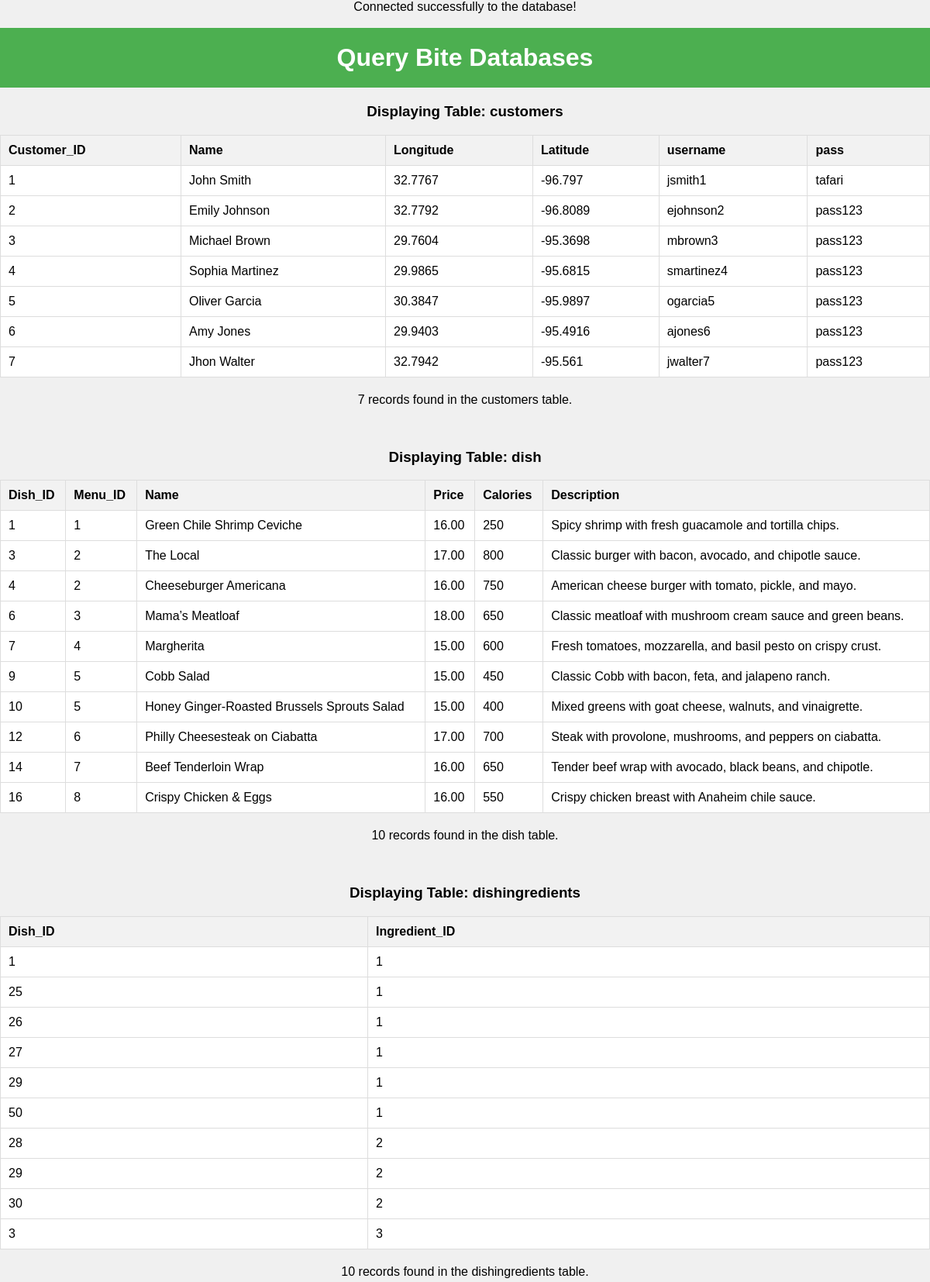
The page / (upper part) on the database its author committed.
### tables this page shows
CREATE TABLE `customers` (
  `Customer_ID` int(11) NOT NULL,
  `Name` varchar(20) NOT NULL,
  `Longitude` float NOT NULL,
  `Latitude` float NOT NULL,
  `username` varchar(25) DEFAULT NULL,
  `pass` varchar(25) DEFAULT NULL
);

CREATE TABLE `dish` (
  `Dish_ID` int(11) NOT NULL,
  `Menu_ID` int(11) DEFAULT NULL,
  `Name` varchar(50) NOT NULL,
  `Price` decimal(5,2) NOT NULL,
  `Calories` float DEFAULT NULL,
  `Description` varchar(100) DEFAULT NULL
);

CREATE TABLE `dishingredients` (
  `Dish_ID` int(11) NOT NULL,
  `Ingredient_ID` int(11) NOT NULL
);

### index.php (the view, shortened to what this page needs)
<?php
include 'dp_connection.php';
function displayTable($conn, $tableName) {
    $sql = "SELECT * FROM $tableName LIMIT 10";
    $stmt = $conn->prepare($sql);
    $stmt->execute();
    $columns = array();
    $columnCount = $stmt->columnCount();
    for ($i = 0; $i < $columnCount; $i++) {
        $column = $stmt->getColumnMeta($i);
        $columns[] = $column['name'];
    }
    echo "<h3>Displaying Table: $tableName</h3>";
    echo "<table border='1' cellpadding='5' cellspacing='0' style='width: 100%; margin-bottom: 20px;'>";
    echo "<tr>";
    foreach ($columns as $column) {
        echo "<th>$column</th>";
    }
    echo "</tr>";
    while ($row = $stmt->fetch(PDO::FETCH_ASSOC)) {
        echo "<tr>";
        foreach ($columns as $column) {
            echo "<td>" . htmlspecialchars($row[$column]) . "</td>";
        }
        echo "</tr>";
    }
    echo "</table>";
    echo "<p>" . $stmt->rowCount() . " records found in the $tableName table.</p><br>";
}
$tables = [
    'customers',
    'dish',
    'dishingredients',
    'favoritemeal',
    'ingredients',
    'likedingredients',
    'likedrestaurants',
    'menu',
    'ordereddishes',
    'orders',
    'reservations',
    'restaurant',
    'reviews'
];
?>
<!DOCTYPE html>
<html lang="en">
<head>
</head>
<body>
<h1>Query Bite Databases</h1>
<?php
foreach ($tables as $table) {
    displayTable($conn, $table);
}
?>
</body>
</html>

### index.php (style rules this page uses)
body { background-color: #f0f0f0; font-family: Arial, sans-serif; text-align: center; margin: 0; padding: 0; }
h1 { background-color: #4CAF50; color: white; padding: 20px; margin: 0; }
h3 { margin-top: 20px; }
table { margin: 0 auto; background-color: white; border-collapse: collapse; }
th, td { padding: 10px; border: 1px solid #ddd; text-align: left; }
th { background-color: #f2f2f2; }

### rows shown on the page
customers: Customer_ID "1", Name "John Smith", Longitude "32.7767", Latitude "-96.797", username "jsmith1", pass "tafari"
customers: Customer_ID "2", Name "Emily Johnson", Longitude "32.7792", Latitude "-96.8089", username "ejohnson2", pass "pass123"
customers: Customer_ID "3", Name "Michael Brown", Longitude "29.7604", Latitude "-95.3698", username "mbrown3", pass "pass123"
customers: Customer_ID "4", Name "Sophia Martinez", Longitude "29.9865", Latitude "-95.6815", username "smartinez4", pass "pass123"
customers: Customer_ID "5", Name "Oliver Garcia", Longitude "30.3847", Latitude "-95.9897", username "ogarcia5", pass "pass123"
customers: Customer_ID "6", Name "Amy Jones", Longitude "29.9403", Latitude "-95.4916", username "ajones6", pass "pass123"
customers: Customer_ID "7", Name "Jhon Walter", Longitude "32.7942", Latitude "-95.561", username "jwalter7", pass "pass123"
dish: Dish_ID "1", Menu_ID "1", Name "Green Chile Shrimp Ceviche", Price "16.00", Calories "250", Description "Spicy shrimp with fresh guacamole and tortilla chips."
dish: Dish_ID "3", Menu_ID "2", Name "The Local", Price "17.00", Calories "800", Description "Classic burger with bacon, avocado, and chipotle sauce."
dish: Dish_ID "4", Menu_ID "2", Name "Cheeseburger Americana", Price "16.00", Calories "750", Description "American cheese burger with tomato, pickle, and mayo."
dish: Dish_ID "6", Menu_ID "3", Name "Mama’s Meatloaf", Price "18.00", Calories "650", Description "Classic meatloaf with mushroom cream sauce and green beans."
dish: Dish_ID "7", Menu_ID "4", Name "Margherita", Price "15.00", Calories "600", Description "Fresh tomatoes, mozzarella, and basil pesto on crispy crust."
dish: Dish_ID "9", Menu_ID "5", Name "Cobb Salad", Price "15.00", Calories "450", Description "Classic Cobb with bacon, feta, and jalapeno ranch."
dish: Dish_ID "10", Menu_ID "5", Name "Honey Ginger-Roasted Brussels Sprouts Salad", Price "15.00", Calories "400", Description "Mixed greens with goat cheese, walnuts, and vinaigrette."
dish: Dish_ID "12", Menu_ID "6", Name "Philly Cheesesteak on Ciabatta", Price "17.00", Calories "700", Description "Steak with provolone, mushrooms, and peppers on ciabatta."
dish: Dish_ID "14", Menu_ID "7", Name "Beef Tenderloin Wrap", Price "16.00", Calories "650", Description "Tender beef wrap with avocado, black beans, and chipotle."
dish: Dish_ID "16", Menu_ID "8", Name "Crispy Chicken & Eggs", Price "16.00", Calories "550", Description "Crispy chicken breast with Anaheim chile sauce."
dishingredients: Dish_ID "1", Ingredient_ID "1"
dishingredients: Dish_ID "25", Ingredient_ID "1"
dishingredients: Dish_ID "26", Ingredient_ID "1"
dishingredients: Dish_ID "27", Ingredient_ID "1"
dishingredients: Dish_ID "29", Ingredient_ID "1"
dishingredients: Dish_ID "50", Ingredient_ID "1"
dishingredients: Dish_ID "28", Ingredient_ID "2"
dishingredients: Dish_ID "29", Ingredient_ID "2"
dishingredients: Dish_ID "30", Ingredient_ID "2"
dishingredients: Dish_ID "3", Ingredient_ID "3"

### other values the page prints
$tableName "customers"
$column "Customer_ID"
$column "Name"
$column "Longitude"
$column "Latitude"
$column "username"
$column "pass"
$stmt->rowCount() "7"
$tableName "dish"
$column "Dish_ID"
$column "Menu_ID"
$column "Price"
$column "Calories"
$column "Description"
$stmt->rowCount() "10"
